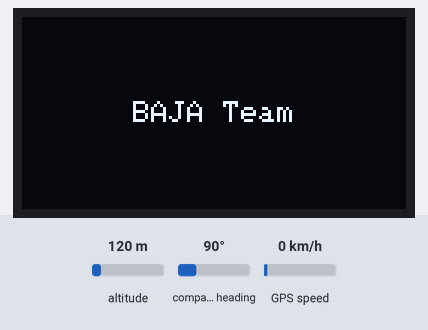
A sketch run on a simulated Arduino Mega 2560, built with avr-gcc and run on an emulated ATmega2560. Parts: 128×64 one-colour display. The inputs (shaded band) are chosen by the test bench; at power-on: GPS speed 0 km/h, altitude 120 m, compass heading 90°. The GPS gets a fix after 3 s at 37.7749, -122.4194 with 8 satellites.

Above: at 2.6 s.
2.7 s: GPS speed set to 2 km/h
At 6.2 s:
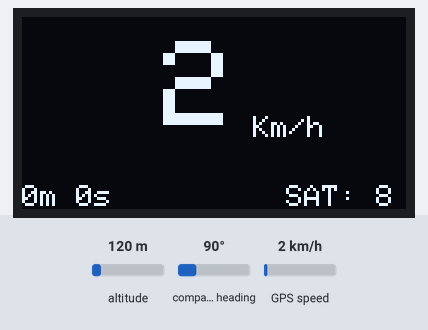
6.5 s: GPS speed set to 30 km/h
At 8.6 s:
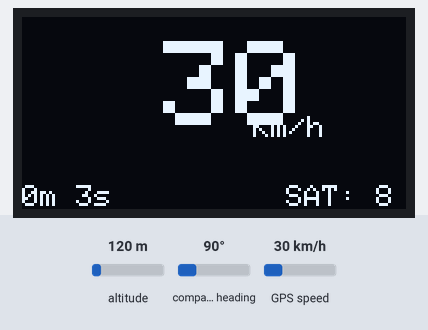
9.5 s: GPS speed set to 60 km/h
At 12.0 s:
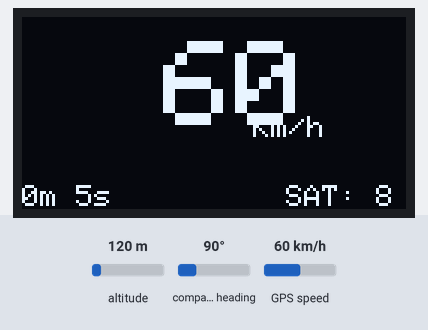
Timing chart, 0 to 13.5 s (numbered marks = the images above; inputs shaded):
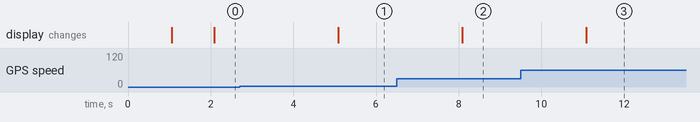

The sketch:

gpsDisplayed.ino
```cpp
#include <Wire.h>
#include <Adafruit_GFX.h>
#include <Adafruit_SSD1306.h>
#include <Adafruit_GPS.h>

#define SCREEN_WIDTH 128   // OLED display width, in pixels
#define SCREEN_HEIGHT 64   // OLED display height, in pixels

Adafruit_SSD1306 display(SCREEN_WIDTH, SCREEN_HEIGHT, &Wire, -1);
Adafruit_GPS GPS(&Serial1);  // Create an Adafruit_GPS instance using hardware serial 1 for communication.

unsigned long displayTime = 3000; // Display "BAJA Team" for 3 seconds initially
unsigned long previousDisplayTime = 0;
bool showBAJATeam = true;
unsigned long startTime = 0; // Track the start time

int textWidth = 6 * 9;  // Assuming each character is 6 pixels wide
int textX = (SCREEN_WIDTH - textWidth) / 2;
int textY = (SCREEN_HEIGHT - 8) / 2;

void setup() {
  Serial.begin(9600);
  GPS.begin(9600);

  GPS.sendCommand(PMTK_SET_NMEA_OUTPUT_RMCGGA);
  GPS.sendCommand(PMTK_SET_NMEA_UPDATE_1HZ);
  delay(1000);

  if (!display.begin(SSD1306_SWITCHCAPVCC, 0x3C)) {
    Serial.println(F("SSD1306 allocation failed"));
    while (1);
  }

  display.setTextSize(1);
  display.setTextColor(WHITE);
  display.clearDisplay();
  display.display();
  randomSeed(analogRead(0));

  // Record the start time
  startTime = millis();
}

void loop() {
  clearGPS();

  if (showBAJATeam && millis() - previousDisplayTime < displayTime) {
    // Display "BAJA Team, and check if its 3 seeconds"
    display.clearDisplay();
    display.setCursor(textX, textY);
    display.print("BAJA Team");

    display.display();
  } else {
    // Display GPS data
    unsigned long currentTime = millis();
    if (showBAJATeam) {
      // Transition from "BAJA Team" to GPS data
      previousDisplayTime = currentTime;
      showBAJATeam = false;
      // Reset the start time
      startTime = currentTime;
    }

    while (!GPS.newNMEAreceived()) {
      char c = GPS.read();
    }

    GPS.parse(GPS.lastNMEA());

    display.clearDisplay();

    // Center the speed
    display.setTextSize(4);
    display.setCursor(textX+10, textY-20);
    display.print(GPS.speed * 1.852, 0);
    display.setTextSize(1);
    display.setCursor(textX+40, textY+5);
    display.print("Km/h");

    // Position the time at the bottom left edge
    display.setCursor(0, SCREEN_HEIGHT - 8);
    unsigned long elapsedTime = currentTime - startTime;
    int minutes = elapsedTime / 60000;
    int seconds = (elapsedTime % 60000) / 1000;
    display.print(minutes);
    display.print("m ");
    display.print(seconds);
    display.print("s");

    // Position satellites at the top right
    display.setCursor(SCREEN_WIDTH - 40, SCREEN_HEIGHT - 8);
    display.print("SAT: ");
    display.print(GPS.satellites);

    display.display();
  }
}

void clearGPS() {
  while (!GPS.newNMEAreceived()) {
    char c = GPS.read();
  }
  GPS.parse(GPS.lastNMEA());

  while (!GPS.newNMEAreceived()) {
    char c = GPS.read();
  }
  GPS.parse(GPS.lastNMEA());
}
```

Measured:
- after the input at 2.7 s, the display: changes after 2.4 s (image 1)
- after the input at 6.5 s, the display: changes after 1.6 s (image 2)
